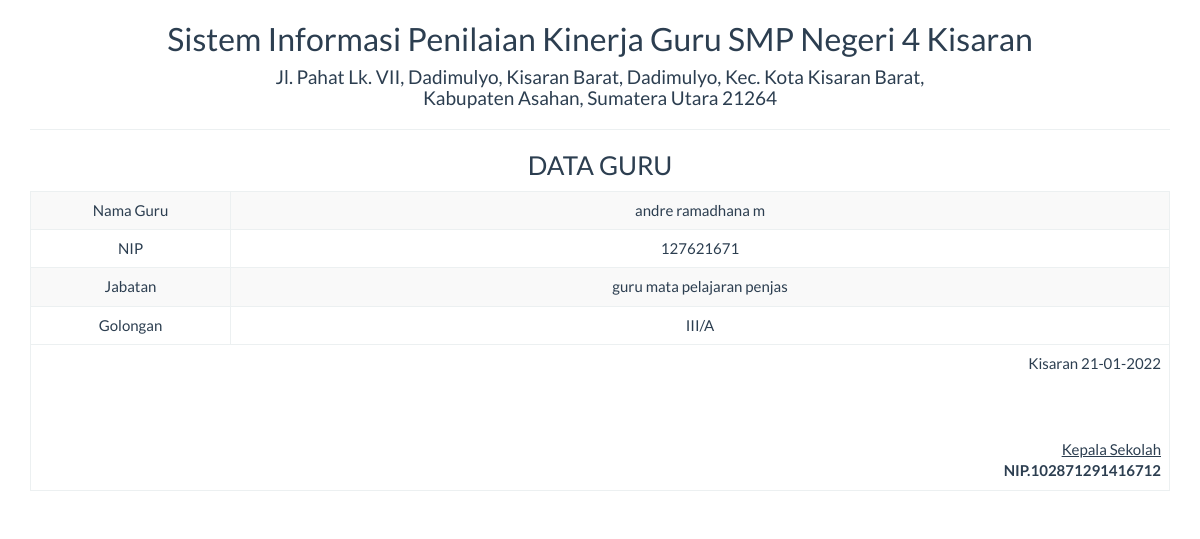
Screenshot of /report/guru_satu.php?id=1 with the database file from the repository.
### tables this page shows
CREATE TABLE `tbl_guru` (
  `id` int(11) NOT NULL,
  `nama_guru` varchar(50) NOT NULL,
  `nip` int(50) NOT NULL,
  `jabatan` varchar(50) NOT NULL,
  `golongan` varchar(50) NOT NULL
);

### report/guru_satu.php (the view, shortened to what this page needs)
<!DOCTYPE html>
<html>
    <head>
        <link href="../Assets/css/bootstrap.min.css" rel="stylesheet" type="text/css"/>
    </head>
    <body onload="print()">
        <?php
        include '../config/koneksi.php';
        $sql = "SELECT * FROM tbl_guru WHERE id='" . $_GET ['id'] . "'";
        $query = mysqli_query($koneksi, $sql) or die("SQL Detail error");
        $data = mysqli_fetch_array($query);
        ?>
        <div class="container">
            <div class='row'>
                <div class="col-sm-12">
                    <div class="text-center">
                    <h2>Sistem Informasi Penilaian Kinerja Guru SMP Negeri 4 Kisaran </h2>
                        <h4>Jl. Pahat Lk. VII, Dadimulyo, Kisaran Barat, Dadimulyo, Kec. Kota Kisaran Barat, <br>Kabupaten Asahan,
                               Sumatera Utara 21264</h4>  <hr>
                        <h3>DATA GURU</h3>
                        <table class="table table-bordered table-striped table-hover">
                            <tbody>
								   <tr>
                            <td width="200">Nama Guru</td> <td><?= $data['nama_guru'] ?></td>
                        </tr>
                        <tr>
                            <td>NIP</td> <td><?= $data['nip'] ?></td>
                        </tr>
                        <tr>
                            <td>Jabatan</td> <td><?= $data['jabatan'] ?></td>
                        </tr>
                        <tr>
                            <td>Golongan</td> <td><?= $data['golongan'] ?></td>
                        </tr>
                            </tbody>
                            <tfoot>
                                <tr>
                                    <td colspan="2" class="text-right">
                                        Kisaran  <?= date("d-m-Y") ?>
                                        <br><br><br><br>
                                        <u>Kepala Sekolah<strong></u><br>
                                        NIP.102871291416712
									</td>
								</tr>
							</tfoot>
                        </table>
                    </div>
                </div>
            </div>
    </body>
</html>

### rows the page displays
tbl_guru: nama_guru "andre ramadhana m", nip "127621671", jabatan "guru mata pelajaran penjas", golongan "III/A"
